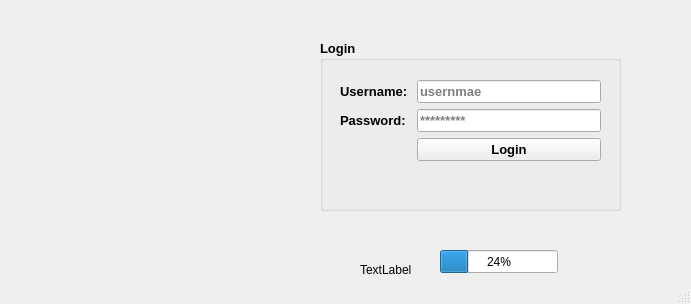
<?xml version="1.0" encoding="UTF-8"?>
<ui version="4.0">
 <class>MainWindow</class>
 <widget class="QMainWindow" name="MainWindow">
  <property name="geometry">
   <rect>
    <x>0</x>
    <y>0</y>
    <width>691</width>
    <height>304</height>
   </rect>
  </property>
  <property name="windowTitle">
   <string>MainWindow</string>
  </property>
  <widget class="QWidget" name="centralwidget">
   <widget class="QGroupBox" name="groupBox">
    <property name="geometry">
     <rect>
      <x>320</x>
      <y>40</y>
      <width>301</width>
      <height>171</height>
     </rect>
    </property>
    <property name="font">
     <font>
      <pointsize>10</pointsize>
      <bold>true</bold>
     </font>
    </property>
    <property name="title">
     <string>Login</string>
    </property>
    <widget class="QWidget" name="">
     <property name="geometry">
      <rect>
       <x>20</x>
       <y>40</y>
       <width>261</width>
       <height>121</height>
      </rect>
     </property>
     <layout class="QFormLayout" name="formLayout">
      <item row="0" column="0">
       <widget class="QLabel" name="label_Username">
        <property name="font">
         <font>
          <pointsize>10</pointsize>
          <bold>true</bold>
         </font>
        </property>
        <property name="text">
         <string>Username: </string>
        </property>
       </widget>
      </item>
      <item row="0" column="1">
       <widget class="QLineEdit" name="lineEdit_Username">
        <property name="placeholderText">
         <string>usernmae</string>
        </property>
       </widget>
      </item>
      <item row="1" column="0">
       <widget class="QLabel" name="label_Password">
        <property name="font">
         <font>
          <pointsize>10</pointsize>
          <bold>true</bold>
         </font>
        </property>
        <property name="text">
         <string>Password: </string>
        </property>
        <property name="margin">
         <number>0</number>
        </property>
       </widget>
      </item>
      <item row="1" column="1">
       <widget class="QLineEdit" name="lineEdit_Password">
        <property name="text">
         <string/>
        </property>
        <property name="echoMode">
         <enum>QLineEdit::Password</enum>
        </property>
        <property name="placeholderText">
         <string>*********</string>
        </property>
       </widget>
      </item>
      <item row="2" column="1">
       <widget class="QPushButton" name="pushButton_Login">
        <property name="font">
         <font>
          <pointsize>10</pointsize>
          <bold>true</bold>
         </font>
        </property>
        <property name="text">
         <string>Login</string>
        </property>
       </widget>
      </item>
     </layout>
    </widget>
   </widget>
   <widget class="QLabel" name="label_Pic">
    <property name="geometry">
     <rect>
      <x>90</x>
      <y>50</y>
      <width>161</width>
      <height>141</height>
     </rect>
    </property>
    <property name="text">
     <string/>
    </property>
   </widget>
   <widget class="QProgressBar" name="progressBar">
    <property name="geometry">
     <rect>
      <x>440</x>
      <y>250</y>
      <width>118</width>
      <height>23</height>
     </rect>
    </property>
    <property name="value">
     <number>24</number>
    </property>
   </widget>
   <widget class="QLabel" name="label">
    <property name="geometry">
     <rect>
      <x>360</x>
      <y>260</y>
      <width>63</width>
      <height>20</height>
     </rect>
    </property>
    <property name="text">
     <string>TextLabel</string>
    </property>
   </widget>
  </widget>
  <widget class="QMenuBar" name="menubar">
   <property name="geometry">
    <rect>
     <x>0</x>
     <y>0</y>
     <width>691</width>
     <height>25</height>
    </rect>
   </property>
  </widget>
  <widget class="QStatusBar" name="statusbar">
   <property name="palette">
    <palette>
     <active>
      <colorrole role="WindowText">
       <brush brushstyle="SolidPattern">
        <color alpha="255">
         <red>0</red>
         <green>0</green>
         <blue>0</blue>
        </color>
       </brush>
      </colorrole>
      <colorrole role="Button">
       <brush brushstyle="SolidPattern">
        <color alpha="255">
         <red>240</red>
         <green>240</green>
         <blue>240</blue>
        </color>
       </brush>
      </colorrole>
      <colorrole role="Light">
       <brush brushstyle="SolidPattern">
        <color alpha="255">
         <red>255</red>
         <green>255</green>
         <blue>255</blue>
        </color>
       </brush>
      </colorrole>
      <colorrole role="Midlight">
       <brush brushstyle="SolidPattern">
        <color alpha="255">
         <red>227</red>
         <green>227</green>
         <blue>227</blue>
        </color>
       </brush>
      </colorrole>
      <colorrole role="Dark">
       <brush brushstyle="SolidPattern">
        <color alpha="255">
         <red>160</red>
         <green>160</green>
         <blue>160</blue>
        </color>
       </brush>
      </colorrole>
      <colorrole role="Mid">
       <brush brushstyle="SolidPattern">
        <color alpha="255">
         <red>160</red>
         <green>160</green>
         <blue>160</blue>
        </color>
       </brush>
      </colorrole>
      <colorrole role="Text">
       <brush brushstyle="SolidPattern">
        <color alpha="255">
         <red>0</red>
         <green>0</green>
         <blue>0</blue>
        </color>
       </brush>
      </colorrole>
      <colorrole role="BrightText">
       <brush brushstyle="SolidPattern">
        <color alpha="255">
         <red>255</red>
         <green>255</green>
         <blue>255</blue>
        </color>
       </brush>
      </colorrole>
      <colorrole role="ButtonText">
       <brush brushstyle="SolidPattern">
        <color alpha="255">
         <red>0</red>
         <green>0</green>
         <blue>0</blue>
        </color>
       </brush>
      </colorrole>
      <colorrole role="Base">
       <brush brushstyle="SolidPattern">
        <color alpha="255">
         <red>255</red>
         <green>255</green>
         <blue>255</blue>
        </color>
       </brush>
      </colorrole>
      <colorrole role="Window">
       <brush brushstyle="SolidPattern">
        <color alpha="255">
         <red>240</red>
         <green>240</green>
         <blue>240</blue>
        </color>
       </brush>
      </colorrole>
      <colorrole role="Shadow">
       <brush brushstyle="SolidPattern">
        <color alpha="255">
         <red>105</red>
         <green>105</green>
         <blue>105</blue>
        </color>
       </brush>
      </colorrole>
      <colorrole role="Highlight">
       <brush brushstyle="SolidPattern">
        <color alpha="255">
         <red>0</red>
         <green>120</green>
         <blue>215</blue>
        </color>
       </brush>
      </colorrole>
      <colorrole role="HighlightedText">
       <brush brushstyle="SolidPattern">
        <color alpha="255">
         <red>255</red>
         <green>255</green>
         <blue>255</blue>
        </color>
       </brush>
      </colorrole>
      <colorrole role="Link">
       <brush brushstyle="SolidPattern">
        <color alpha="255">
         <red>0</red>
         <green>0</green>
         <blue>255</blue>
        </color>
       </brush>
      </colorrole>
      <colorrole role="LinkVisited">
       <brush brushstyle="SolidPattern">
        <color alpha="255">
         <red>255</red>
         <green>0</green>
         <blue>255</blue>
        </color>
       </brush>
      </colorrole>
      <colorrole role="AlternateBase">
       <brush brushstyle="SolidPattern">
        <color alpha="255">
         <red>245</red>
         <green>245</green>
         <blue>245</blue>
        </color>
       </brush>
      </colorrole>
      <colorrole role="NoRole">
       <brush brushstyle="NoBrush">
        <color alpha="255">
         <red>0</red>
         <green>0</green>
         <blue>0</blue>
        </color>
       </brush>
      </colorrole>
      <colorrole role="ToolTipBase">
       <brush brushstyle="SolidPattern">
        <color alpha="255">
         <red>255</red>
         <green>255</green>
         <blue>220</blue>
        </color>
       </brush>
      </colorrole>
      <colorrole role="ToolTipText">
       <brush brushstyle="SolidPattern">
        <color alpha="255">
         <red>0</red>
         <green>0</green>
         <blue>0</blue>
        </color>
       </brush>
      </colorrole>
      <colorrole role="PlaceholderText">
       <brush brushstyle="SolidPattern">
        <color alpha="128">
         <red>0</red>
         <green>0</green>
         <blue>0</blue>
        </color>
       </brush>
      </colorrole>
     </active>
     <inactive>
      <colorrole role="WindowText">
       <brush brushstyle="SolidPattern">
        <color alpha="255">
         <red>0</red>
         <green>0</green>
         <blue>0</blue>
        </color>
       </brush>
      </colorrole>
      <colorrole role="Button">
       <brush brushstyle="SolidPattern">
        <color alpha="255">
         <red>240</red>
         <green>240</green>
         <blue>240</blue>
        </color>
       </brush>
      </colorrole>
      <colorrole role="Light">
       <brush brushstyle="SolidPattern">
        <color alpha="255">
         <red>255</red>
         <green>255</green>
         <blue>255</blue>
        </color>
       </brush>
      </colorrole>
      <colorrole role="Midlight">
       <brush brushstyle="SolidPattern">
        <color alpha="255">
         <red>227</red>
         <green>227</green>
         <blue>227</blue>
        </color>
       </brush>
      </colorrole>
      <colorrole role="Dark">
       <brush brushstyle="SolidPattern">
        <color alpha="255">
         <red>160</red>
         <green>160</green>
         <blue>160</blue>
        </color>
       </brush>
      </colorrole>
      <colorrole role="Mid">
       <brush brushstyle="SolidPattern">
        <color alpha="255">
         <red>160</red>
         <green>160</green>
         <blue>160</blue>
        </color>
       </brush>
      </colorrole>
      <colorrole role="Text">
       <brush brushstyle="SolidPattern">
        <color alpha="255">
         <red>0</red>
         <green>0</green>
         <blue>0</blue>
        </color>
       </brush>
      </colorrole>
      <colorrole role="BrightText">
       <brush brushstyle="SolidPattern">
        <color alpha="255">
         <red>255</red>
         <green>255</green>
         <blue>255</blue>
        </color>
       </brush>
      </colorrole>
      <colorrole role="ButtonText">
       <brush brushstyle="SolidPattern">
        <color alpha="255">
         <red>0</red>
         <green>0</green>
         <blue>0</blue>
        </color>
       </brush>
      </colorrole>
      <colorrole role="Base">
       <brush brushstyle="SolidPattern">
        <color alpha="255">
         <red>255</red>
         <green>255</green>
         <blue>255</blue>
        </color>
       </brush>
      </colorrole>
      <colorrole role="Window">
       <brush brushstyle="SolidPattern">
        <color alpha="255">
         <red>240</red>
         <green>240</green>
         <blue>240</blue>
        </color>
       </brush>
      </colorrole>
      <colorrole role="Shadow">
       <brush brushstyle="SolidPattern">
        <color alpha="255">
         <red>105</red>
         <green>105</green>
         <blue>105</blue>
        </color>
       </brush>
      </colorrole>
      <colorrole role="Highlight">
       <brush brushstyle="SolidPattern">
        <color alpha="255">
         <red>240</red>
         <green>240</green>
         <blue>240</blue>
        </color>
       </brush>
      </colorrole>
      <colorrole role="HighlightedText">
       <brush brushstyle="SolidPattern">
        <color alpha="255">
         <red>0</red>
         <green>0</green>
         <blue>0</blue>
        </color>
       </brush>
      </colorrole>
      <colorrole role="Link">
       <brush brushstyle="SolidPattern">
        <color alpha="255">
         <red>0</red>
         <green>0</green>
         <blue>255</blue>
        </color>
       </brush>
      </colorrole>
      <colorrole role="LinkVisited">
       <brush brushstyle="SolidPattern">
        <color alpha="255">
         <red>255</red>
         <green>0</green>
         <blue>255</blue>
        </color>
       </brush>
      </colorrole>
      <colorrole role="AlternateBase">
       <brush brushstyle="SolidPattern">
        <color alpha="255">
         <red>245</red>
         <green>245</green>
         <blue>245</blue>
        </color>
       </brush>
      </colorrole>
      <colorrole role="NoRole">
       <brush brushstyle="NoBrush">
        <color alpha="255">
         <red>0</red>
         <green>0</green>
         <blue>0</blue>
        </color>
       </brush>
      </colorrole>
      <colorrole role="ToolTipBase">
       <brush brushstyle="SolidPattern">
        <color alpha="255">
         <red>255</red>
         <green>255</green>
         <blue>220</blue>
        </color>
       </brush>
      </colorrole>
      <colorrole role="ToolTipText">
       <brush brushstyle="SolidPattern">
        <color alpha="255">
         <red>0</red>
         <green>0</green>
         <blue>0</blue>
        </color>
       </brush>
      </colorrole>
      <colorrole role="PlaceholderText">
       <brush brushstyle="SolidPattern">
        <color alpha="128">
         <red>0</red>
         <green>0</green>
         <blue>0</blue>
        </color>
       </brush>
      </colorrole>
     </inactive>
     <disabled>
      <colorrole role="WindowText">
       <brush brushstyle="SolidPattern">
        <color alpha="255">
         <red>120</red>
         <green>120</green>
         <blue>120</blue>
        </color>
       </brush>
      </colorrole>
      <colorrole role="Button">
       <brush brushstyle="SolidPattern">
        <color alpha="255">
         <red>240</red>
         <green>240</green>
         <blue>240</blue>
        </color>
       </brush>
      </colorrole>
      <colorrole role="Light">
       <brush brushstyle="SolidPattern">
        <color alpha="255">
         <red>255</red>
         <green>255</green>
         <blue>255</blue>
        </color>
       </brush>
      </colorrole>
      <colorrole role="Midlight">
       <brush brushstyle="SolidPattern">
        <color alpha="255">
         <red>247</red>
         <green>247</green>
         <blue>247</blue>
        </color>
       </brush>
      </colorrole>
      <colorrole role="Dark">
       <brush brushstyle="SolidPattern">
        <color alpha="255">
         <red>160</red>
         <green>160</green>
         <blue>160</blue>
        </color>
       </brush>
      </colorrole>
      <colorrole role="Mid">
       <brush brushstyle="SolidPattern">
        <color alpha="255">
         <red>160</red>
         <green>160</green>
         <blue>160</blue>
        </color>
       </brush>
      </colorrole>
      <colorrole role="Text">
       <brush brushstyle="SolidPattern">
        <color alpha="255">
         <red>120</red>
         <green>120</green>
         <blue>120</blue>
        </color>
       </brush>
      </colorrole>
      <colorrole role="BrightText">
       <brush brushstyle="SolidPattern">
        <color alpha="255">
         <red>255</red>
         <green>255</green>
         <blue>255</blue>
        </color>
       </brush>
      </colorrole>
      <colorrole role="ButtonText">
       <brush brushstyle="SolidPattern">
        <color alpha="255">
         <red>120</red>
         <green>120</green>
         <blue>120</blue>
        </color>
       </brush>
      </colorrole>
      <colorrole role="Base">
       <brush brushstyle="SolidPattern">
        <color alpha="255">
         <red>240</red>
         <green>240</green>
         <blue>240</blue>
        </color>
       </brush>
      </colorrole>
      <colorrole role="Window">
       <brush brushstyle="SolidPattern">
        <color alpha="255">
         <red>240</red>
         <green>240</green>
         <blue>240</blue>
        </color>
       </brush>
      </colorrole>
      <colorrole role="Shadow">
       <brush brushstyle="SolidPattern">
        <color alpha="255">
         <red>0</red>
         <green>0</green>
         <blue>0</blue>
        </color>
       </brush>
      </colorrole>
      <colorrole role="Highlight">
       <brush brushstyle="SolidPattern">
        <color alpha="255">
         <red>0</red>
         <green>120</green>
         <blue>215</blue>
        </color>
       </brush>
      </colorrole>
      <colorrole role="HighlightedText">
       <brush brushstyle="SolidPattern">
        <color alpha="255">
         <red>255</red>
         <green>255</green>
         <blue>255</blue>
        </color>
       </brush>
      </colorrole>
      <colorrole role="Link">
       <brush brushstyle="SolidPattern">
        <color alpha="255">
         <red>0</red>
         <green>0</green>
         <blue>255</blue>
        </color>
       </brush>
      </colorrole>
      <colorrole role="LinkVisited">
       <brush brushstyle="SolidPattern">
        <color alpha="255">
         <red>255</red>
         <green>0</green>
         <blue>255</blue>
        </color>
       </brush>
      </colorrole>
      <colorrole role="AlternateBase">
       <brush brushstyle="SolidPattern">
        <color alpha="255">
         <red>245</red>
         <green>245</green>
         <blue>245</blue>
        </color>
       </brush>
      </colorrole>
      <colorrole role="NoRole">
       <brush brushstyle="NoBrush">
        <color alpha="255">
         <red>0</red>
         <green>0</green>
         <blue>0</blue>
        </color>
       </brush>
      </colorrole>
      <colorrole role="ToolTipBase">
       <brush brushstyle="SolidPattern">
        <color alpha="255">
         <red>255</red>
         <green>255</green>
         <blue>220</blue>
        </color>
       </brush>
      </colorrole>
      <colorrole role="ToolTipText">
       <brush brushstyle="SolidPattern">
        <color alpha="255">
         <red>0</red>
         <green>0</green>
         <blue>0</blue>
        </color>
       </brush>
      </colorrole>
      <colorrole role="PlaceholderText">
       <brush brushstyle="SolidPattern">
        <color alpha="128">
         <red>0</red>
         <green>0</green>
         <blue>0</blue>
        </color>
       </brush>
      </colorrole>
     </disabled>
    </palette>
   </property>
   <property name="font">
    <font>
     <pointsize>10</pointsize>
     <bold>true</bold>
    </font>
   </property>
  </widget>
 </widget>
 <resources/>
 <connections/>
</ui>
